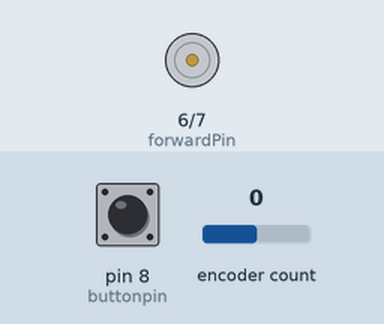
A sketch run on a simulated Arduino Uno, built with avr-gcc and run on an emulated ATmega328P. On the bench: motor-driver pin pairs drawn as motors (green arrow = first pin HIGH = forward, orange = second pin HIGH = backward, longer = more drive). Inputs (shaded band) come from the test bench; at power-on: pin 8 (buttonpin) HIGH, encoder count 0.

Above: at 1.2 s.
1.3 s: pin 8 (buttonpin) pulled LOW for 0.15 s
At 2.6 s:
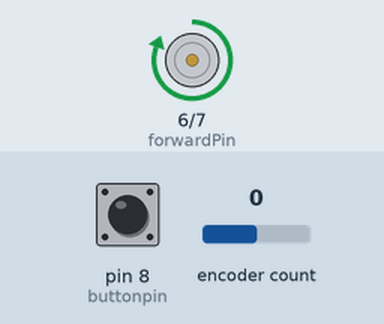
Timing chart, 0 to 4.3 s (numbered marks = the images above; inputs shaded):
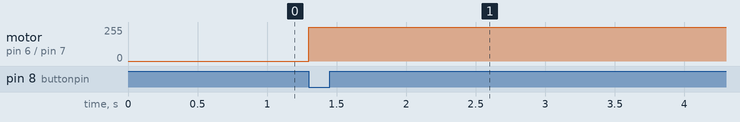

Measured:
- after the input at 1.3 s, motor on pin 6 (forwardPin) / pin 7 (backwardPin): stopped → forward 255/255 at once

The sketch:

car-encoder.ino
```cpp
#include <Encoder.h>  //make sure to download encoder library by some paul guy

const int forwardPin = 6;   //pin for going forward
const int backwardPin = 7;  //pin for going backward
const int buttonpin = 8;    //button pin for trigger
int buttonstate;            //button pressed or not?
Encoder myEnc(2, 3);        // Pin 2 for ENCA, Pin 3 for ENCB
long position = 0;          // Get the current position

// User-defined parameters
float target_distance = (200 / 15.708 * 440);
//(target distance in cm)/(circumference)*450 ticks per rotation
float brake_number = target_distance - 100;
void setup() {
  pinMode(forwardPin, OUTPUT);
  pinMode(backwardPin, OUTPUT);
  pinMode(buttonpin, INPUT_PULLUP);
  Serial.begin(9600);  //enc starts communicating with arduino
}

void loop() {
  int buttonstate = digitalRead(buttonpin);
  long position = myEnc.read();  // Read the current position from the encoder
  if (buttonstate == LOW) {      // LOW means the button is pressed
    digitalWrite(forwardPin, HIGH);
    while (myEnc.read() < target_distance) {
      // keeps checking for enc position
    }
    digitalWrite(forwardPin, LOW);
    digitalWrite(backwardPin, HIGH);
    while (myEnc.read() > brake_number) {
      //goes back a little for braking
    }
    digitalWrite(backwardPin, LOW);
  } else {
    digitalWrite(forwardPin, LOW);
    digitalWrite(backwardPin, LOW);
    myEnc.write(0);  // Resets the encoder position
  }
}
```
